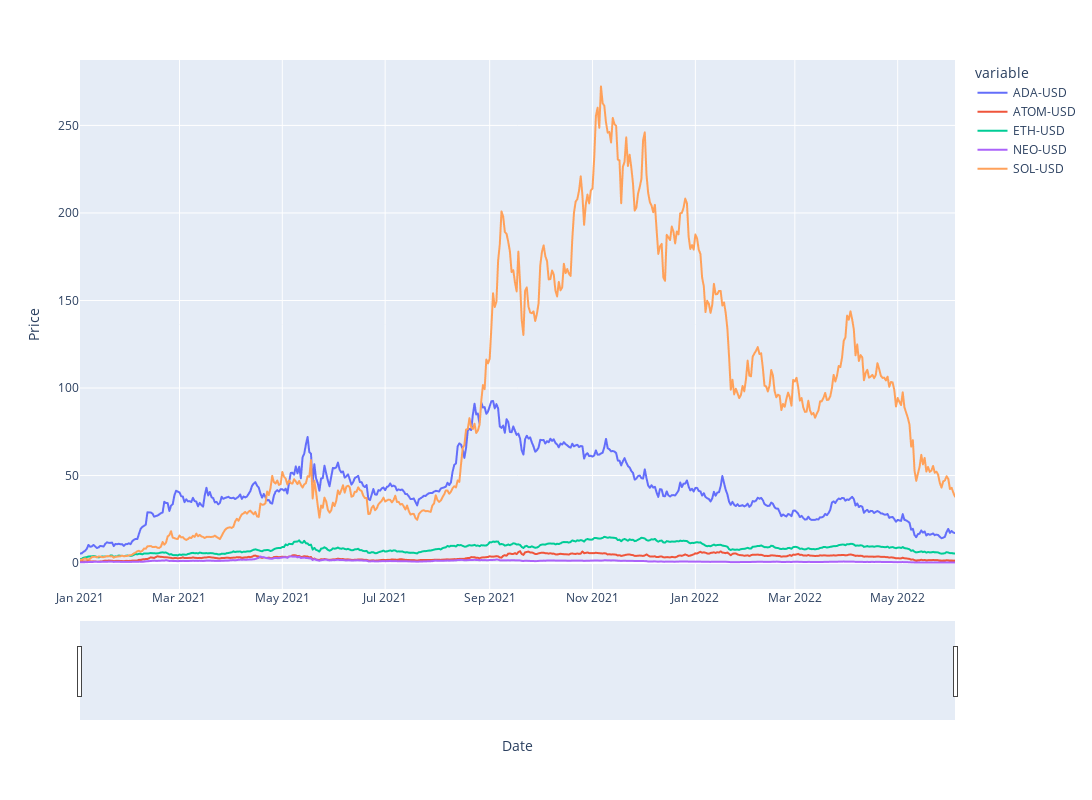

Notebook code cell kept with this figure:
### Code cell
fig = px.line(mult_cum_df, x=mult_cum_df.index, y=mult_cum_df.columns)
fig.update_xaxes(title="Date", rangeslider_visible=True)
fig.update_yaxes(title="Price")
fig.update_layout(height=800, width=1200, showlegend=True)
fig.show()

### Figure 1 — Plotly figure (JSON) as saved in the notebook; plotly's stock layout.template omitted (floating-point values rounded to 4 significant figures; data arrays with more than 128 entries replaced by an {"elided": "..."} marker saying what was removed)
{"data": [{"hovertemplate": "variable=ADA-USD<br>Date=%{x}<br>value=%{y}<extra></extra>", "legendgroup": "ADA-USD", "line": {"color": "#636efa", "dash": "solid"}, "marker": {"symbol": "circle"}, "mode": "lines", "name": "ADA-USD", "showlegend": true, "type": "scattergl", "x": {"elided": "520 str values"}, "xaxis": "x", "y": {"elided": "520 float values"}, "yaxis": "y"}, {"hovertemplate": "variable=ATOM-USD<br>Date=%{x}<br>value=%{y}<extra></extra>", "legendgroup": "ATOM-USD", "line": {"color": "#EF553B", "dash": "solid"}, "marker": {"symbol": "circle"}, "mode": "lines", "name": "ATOM-USD", "showlegend": true, "type": "scattergl", "x": {"elided": "520 str values"}, "xaxis": "x", "y": {"elided": "520 float values"}, "yaxis": "y"}, {"hovertemplate": "variable=ETH-USD<br>Date=%{x}<br>value=%{y}<extra></extra>", "legendgroup": "ETH-USD", "line": {"color": "#00cc96", "dash": "solid"}, "marker": {"symbol": "circle"}, "mode": "lines", "name": "ETH-USD", "showlegend": true, "type": "scattergl", "x": {"elided": "520 str values"}, "xaxis": "x", "y": {"elided": "520 float values"}, "yaxis": "y"}, {"hovertemplate": "variable=NEO-USD<br>Date=%{x}<br>value=%{y}<extra></extra>", "legendgroup": "NEO-USD", "line": {"color": "#ab63fa", "dash": "solid"}, "marker": {"symbol": "circle"}, "mode": "lines", "name": "NEO-USD", "showlegend": true, "type": "scattergl", "x": {"elided": "520 str values"}, "xaxis": "x", "y": {"elided": "520 float values"}, "yaxis": "y"}, {"hovertemplate": "variable=SOL-USD<br>Date=%{x}<br>value=%{y}<extra></extra>", "legendgroup": "SOL-USD", "line": {"color": "#FFA15A", "dash": "solid"}, "marker": {"symbol": "circle"}, "mode": "lines", "name": "SOL-USD", "showlegend": true, "type": "scattergl", "x": {"elided": "520 str values"}, "xaxis": "x", "y": {"elided": "520 float values"}, "yaxis": "y"}], "layout": {"height": 800, "legend": {"title": {"text": "variable"}, "tracegroupgap": 0}, "margin": {"t": 60}, "showlegend": true, "width": 1200, "xaxis": {"anchor": "y", "domain": [0, 1], "rangeslider": {"visible": true}, "title": {"text": "Date"}}, "yaxis": {"anchor": "x", "domain": [0, 1], "title": {"text": "Price"}}}}
